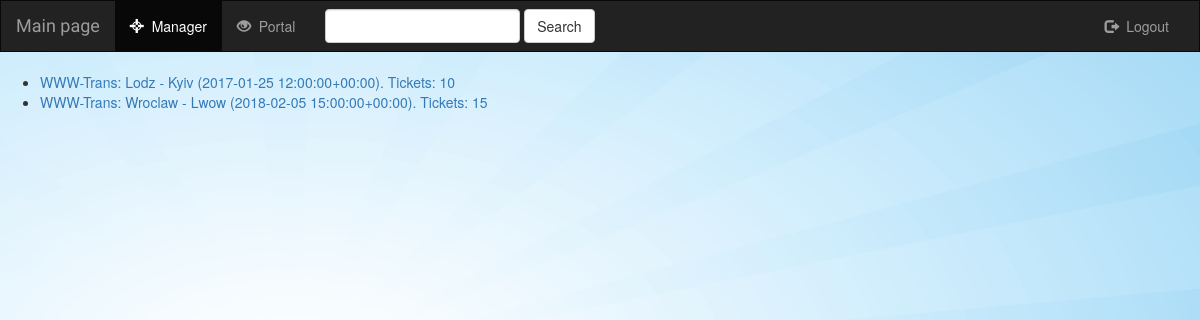
The page /manager/trips/ on the database its author committed.
### manager/models.py (models this page shows, shortened)
class Trip(models.Model):
    carrier = models.ForeignKey(Carrier, on_delete=models.CASCADE)
    departure_city = models.CharField(max_length=100)
    arrive_city = models.CharField(max_length=100)
    date = models.DateTimeField()
    quantity = models.IntegerField(default=0)
    def __str__(self):
        return str(self.carrier) + ': ' + str(self.departure_city) + ' - ' + str(self.arrive_city) \
               + ' (' + str(self.date) + '). Tickets: ' + str(self.quantity)

class Carrier(models.Model):
    name = models.CharField(max_length=500)
    register_date = models.DateField()
    def __str__(self):
        return self.name

### manager/views.py (the view)
class IndexTripView(generic.ListView):
    template_name = 'trips/index.html'
    context_object_name = 'all_trips'
    def get_queryset(self):
        return Trip.objects.all()

### manager/templates/trips/index.html (shortened to what this page needs)
{% extends "layouts/master.html" %}
{% block nav_active %}active{% endblock %}
{% block content %}
    {% if all_trips %}
        <ul>
            {% for trip in all_trips %}
            <li><a href="{% url 'manager:trip_detail' trip.id %}">{{ trip }}</a></li>
            {% endfor %}
        </ul>
    {% else %}
        <h3>You don't have any trips</h3>
    {% endif %}
{% endblock %}

### manager/static/manager/style.css (style rules this page uses)
body { background: white url("images/background1.png"); }

### rows shown on the page
Trip: carrier+departure_city+arrive_city "WWW-Trans: Lodz - Kyiv (2017-01-25 12:00:00+00:00). Tickets: 10"
Trip: carrier+departure_city+arrive_city "WWW-Trans: Wroclaw - Lwow (2018-02-05 15:00:00+00:00). Tickets: 15"
